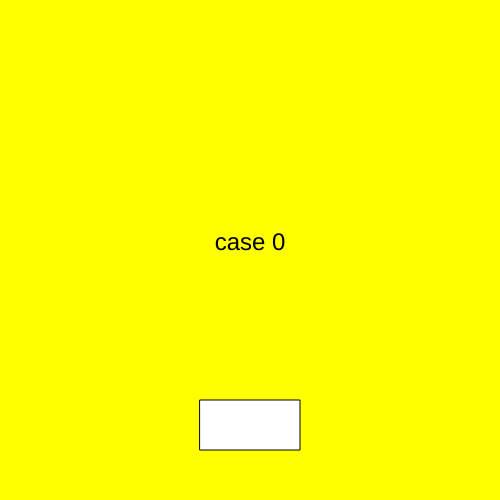
Frame 1 (no input)
Frame 60 (no input): identical to frame 1, image omitted
Frame 120 (the mouse pressed at the canvas centre since frame 60): identical to frame 1, image omitted

The p5.js sketch that drew this single still picture (run headless with seeded random() and noise() and a simulated clock; from frame 60 on, the mouse is pressed at the canvas centre):

// p5.js sketch
// ── sketch.js
let  state = 0;

function setup() {
  createCanvas(500, 500);
  textAlign(CENTER) ;
  textSize(24) ;

}

function draw() {
  switch (state) {
	case 0:
	background('yellow');
	text("case 0", 250, 250);
	break;
 	case 1:
	background('grey');
	text("case 1", 250, 250);
	break;
case 2:
	background('pink');
	text("case 2", 250, 250);
	break;
}

rect (width/2-50, height-100, 100, 50) ;
}

function mouseReleased(){
  if ((mouseX > width/2-50) &&  (mouseX < width/2 + 100) && (mouseY > height-100) && (mouseY < height-100 + 50) ) {
  state++ ;
  if (state > 2){
    state = 0 ;
  }

}
}
